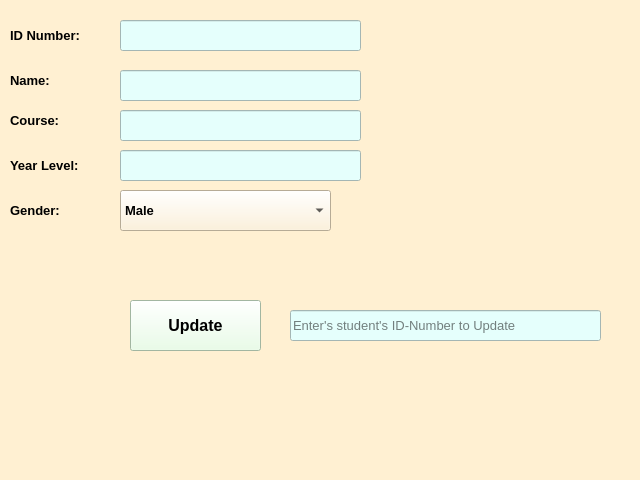
<?xml version="1.0" encoding="UTF-8"?>
<ui version="4.0">
 <class>EditWindow</class>
 <widget class="QMainWindow" name="EditWindow">
  <property name="geometry">
   <rect>
    <x>0</x>
    <y>0</y>
    <width>640</width>
    <height>480</height>
   </rect>
  </property>
  <property name="windowTitle">
   <string>MainWindow</string>
  </property>
  <property name="styleSheet">
   <string notr="true">background-color: rgb(255, 240, 210);
border-color: rgb(39, 24, 255);</string>
  </property>
  <widget class="QWidget" name="centralwidget">
   <widget class="QLabel" name="labelID_Number2W">
    <property name="geometry">
     <rect>
      <x>10</x>
      <y>20</y>
      <width>101</width>
      <height>31</height>
     </rect>
    </property>
    <property name="font">
     <font>
      <pointsize>10</pointsize>
      <weight>75</weight>
      <bold>true</bold>
     </font>
    </property>
    <property name="text">
     <string>ID Number:</string>
    </property>
   </widget>
   <widget class="QLabel" name="labelName2W">
    <property name="geometry">
     <rect>
      <x>10</x>
      <y>70</y>
      <width>75</width>
      <height>20</height>
     </rect>
    </property>
    <property name="font">
     <font>
      <pointsize>10</pointsize>
      <weight>75</weight>
      <bold>true</bold>
     </font>
    </property>
    <property name="text">
     <string>Name:</string>
    </property>
   </widget>
   <widget class="QLabel" name="labelCourse2w">
    <property name="geometry">
     <rect>
      <x>10</x>
      <y>110</y>
      <width>75</width>
      <height>20</height>
     </rect>
    </property>
    <property name="font">
     <font>
      <pointsize>10</pointsize>
      <weight>75</weight>
      <bold>true</bold>
     </font>
    </property>
    <property name="text">
     <string>Course:</string>
    </property>
   </widget>
   <widget class="QLabel" name="labelYearlevel2W">
    <property name="geometry">
     <rect>
      <x>10</x>
      <y>150</y>
      <width>101</width>
      <height>31</height>
     </rect>
    </property>
    <property name="font">
     <font>
      <pointsize>10</pointsize>
      <weight>75</weight>
      <bold>true</bold>
     </font>
    </property>
    <property name="text">
     <string>Year Level:</string>
    </property>
   </widget>
   <widget class="QLabel" name="labelGender2W">
    <property name="geometry">
     <rect>
      <x>10</x>
      <y>200</y>
      <width>75</width>
      <height>20</height>
     </rect>
    </property>
    <property name="font">
     <font>
      <pointsize>10</pointsize>
      <weight>75</weight>
      <bold>true</bold>
     </font>
    </property>
    <property name="text">
     <string>Gender:</string>
    </property>
   </widget>
   <widget class="QPushButton" name="pushButtonUpdate">
    <property name="geometry">
     <rect>
      <x>130</x>
      <y>300</y>
      <width>131</width>
      <height>51</height>
     </rect>
    </property>
    <property name="font">
     <font>
      <pointsize>12</pointsize>
      <weight>75</weight>
      <bold>true</bold>
     </font>
    </property>
    <property name="styleSheet">
     <string notr="true">background-color: rgb(227, 255, 226);
border-color: rgb(73, 76, 255);</string>
    </property>
    <property name="text">
     <string>Update</string>
    </property>
   </widget>
   <widget class="QLineEdit" name="lineEditIDNumber2W">
    <property name="geometry">
     <rect>
      <x>120</x>
      <y>20</y>
      <width>241</width>
      <height>31</height>
     </rect>
    </property>
    <property name="font">
     <font>
      <pointsize>10</pointsize>
      <weight>50</weight>
      <bold>false</bold>
     </font>
    </property>
    <property name="styleSheet">
     <string notr="true">background-color: rgb(229, 255, 252);</string>
    </property>
   </widget>
   <widget class="QLineEdit" name="lineEditIDName2W">
    <property name="geometry">
     <rect>
      <x>120</x>
      <y>70</y>
      <width>241</width>
      <height>31</height>
     </rect>
    </property>
    <property name="font">
     <font>
      <pointsize>10</pointsize>
      <weight>50</weight>
      <bold>false</bold>
     </font>
    </property>
    <property name="styleSheet">
     <string notr="true">background-color: rgb(229, 255, 252);</string>
    </property>
   </widget>
   <widget class="QLineEdit" name="lineEditIYearlevel2W">
    <property name="geometry">
     <rect>
      <x>120</x>
      <y>150</y>
      <width>241</width>
      <height>31</height>
     </rect>
    </property>
    <property name="font">
     <font>
      <pointsize>10</pointsize>
      <weight>75</weight>
      <bold>true</bold>
     </font>
    </property>
    <property name="styleSheet">
     <string notr="true">background-color: rgb(229, 255, 252);</string>
    </property>
   </widget>
   <widget class="QLineEdit" name="lineEditIDCourse2W">
    <property name="geometry">
     <rect>
      <x>120</x>
      <y>110</y>
      <width>241</width>
      <height>31</height>
     </rect>
    </property>
    <property name="font">
     <font>
      <pointsize>10</pointsize>
      <weight>50</weight>
      <bold>false</bold>
     </font>
    </property>
    <property name="styleSheet">
     <string notr="true">background-color: rgb(229, 255, 252);</string>
    </property>
   </widget>
   <widget class="QComboBox" name="comboBox2W">
    <property name="geometry">
     <rect>
      <x>120</x>
      <y>190</y>
      <width>211</width>
      <height>41</height>
     </rect>
    </property>
    <property name="font">
     <font>
      <pointsize>10</pointsize>
      <weight>75</weight>
      <bold>true</bold>
     </font>
    </property>
    <item>
     <property name="text">
      <string>Male</string>
     </property>
    </item>
    <item>
     <property name="text">
      <string>Female</string>
     </property>
    </item>
   </widget>
   <widget class="QLineEdit" name="lineEditIidnumberToUpdateW_2">
    <property name="geometry">
     <rect>
      <x>290</x>
      <y>310</y>
      <width>311</width>
      <height>31</height>
     </rect>
    </property>
    <property name="font">
     <font>
      <pointsize>10</pointsize>
      <weight>50</weight>
      <bold>false</bold>
     </font>
    </property>
    <property name="styleSheet">
     <string notr="true">background-color: rgb(229, 255, 252);</string>
    </property>
    <property name="placeholderText">
     <string>Enter's student's ID-Number to Update</string>
    </property>
   </widget>
  </widget>
  <widget class="QMenuBar" name="menubar">
   <property name="geometry">
    <rect>
     <x>0</x>
     <y>0</y>
     <width>640</width>
     <height>26</height>
    </rect>
   </property>
  </widget>
  <widget class="QStatusBar" name="statusbar"/>
 </widget>
 <resources/>
 <connections/>
</ui>
